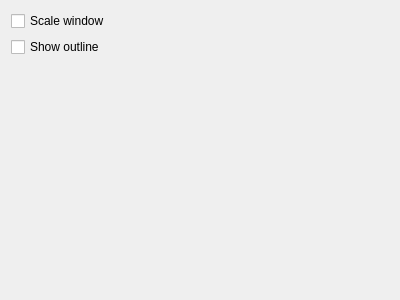
<?xml version="1.0" encoding="UTF-8"?>

<!--
SPDX-FileCopyrightText: 2023 Roman Gilg <subdiff@gmail.com>

SPDX-License-Identifier: GPL-2.0-or-later
-->

<ui version="4.0">
 <class>KWin::ResizeEffectConfigForm</class>
 <widget class="QWidget" name="KWin::ResizeEffectConfigForm">
  <property name="geometry">
   <rect>
    <x>0</x>
    <y>0</y>
    <width>400</width>
    <height>300</height>
   </rect>
  </property>
  <layout class="QVBoxLayout" name="verticalLayout">
   <item>
    <widget class="QCheckBox" name="kcfg_TextureScale">
     <property name="text">
      <string>Scale window</string>
     </property>
    </widget>
   </item>
   <item>
    <widget class="QCheckBox" name="kcfg_Outline">
     <property name="text">
      <string>Show outline</string>
     </property>
    </widget>
   </item>
   <item>
    <spacer name="verticalSpacer">
     <property name="orientation">
      <enum>Qt::Vertical</enum>
     </property>
     <property name="sizeHint" stdset="0">
      <size>
       <width>20</width>
       <height>40</height>
      </size>
     </property>
    </spacer>
   </item>
  </layout>
 </widget>
 <resources/>
 <connections/>
</ui>
